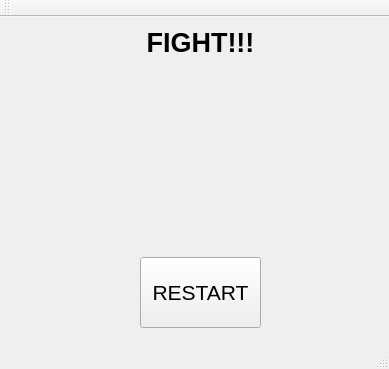
<?xml version="1.0" encoding="UTF-8"?>
<ui version="4.0">
 <class>MainWindow</class>
 <widget class="QMainWindow" name="MainWindow">
  <property name="geometry">
   <rect>
    <x>0</x>
    <y>0</y>
    <width>389</width>
    <height>369</height>
   </rect>
  </property>
  <property name="windowTitle">
   <string>MainWindow</string>
  </property>
  <widget class="QWidget" name="centralWidget">
   <widget class="QWidget" name="gridLayoutWidget">
    <property name="geometry">
     <rect>
      <x>80</x>
      <y>50</y>
      <width>231</width>
      <height>171</height>
     </rect>
    </property>
    <layout class="QGridLayout" name="gridLayout">
     <property name="sizeConstraint">
      <enum>QLayout::SetDefaultConstraint</enum>
     </property>
     <property name="bottomMargin">
      <number>0</number>
     </property>
    </layout>
   </widget>
   <widget class="QLabel" name="label">
    <property name="geometry">
     <rect>
      <x>20</x>
      <y>10</y>
      <width>361</width>
      <height>31</height>
     </rect>
    </property>
    <property name="font">
     <font>
      <pointsize>20</pointsize>
      <weight>75</weight>
      <bold>true</bold>
     </font>
    </property>
    <property name="text">
     <string>FIGHT!!!</string>
    </property>
    <property name="textFormat">
     <enum>Qt::AutoText</enum>
    </property>
    <property name="alignment">
     <set>Qt::AlignCenter</set>
    </property>
   </widget>
   <widget class="QPushButton" name="restartBut">
    <property name="geometry">
     <rect>
      <x>140</x>
      <y>240</y>
      <width>121</width>
      <height>71</height>
     </rect>
    </property>
    <property name="sizePolicy">
     <sizepolicy hsizetype="Minimum" vsizetype="Fixed">
      <horstretch>0</horstretch>
      <verstretch>0</verstretch>
     </sizepolicy>
    </property>
    <property name="font">
     <font>
      <pointsize>16</pointsize>
     </font>
    </property>
    <property name="cursor">
     <cursorShape>ArrowCursor</cursorShape>
    </property>
    <property name="text">
     <string>RESTART</string>
    </property>
   </widget>
  </widget>
  <widget class="QMenuBar" name="menuBar">
   <property name="geometry">
    <rect>
     <x>0</x>
     <y>0</y>
     <width>389</width>
     <height>21</height>
    </rect>
   </property>
  </widget>
  <widget class="QToolBar" name="mainToolBar">
   <attribute name="toolBarArea">
    <enum>TopToolBarArea</enum>
   </attribute>
   <attribute name="toolBarBreak">
    <bool>false</bool>
   </attribute>
  </widget>
  <widget class="QStatusBar" name="statusBar"/>
 </widget>
 <layoutdefault spacing="6" margin="11"/>
 <resources/>
 <connections/>
</ui>
